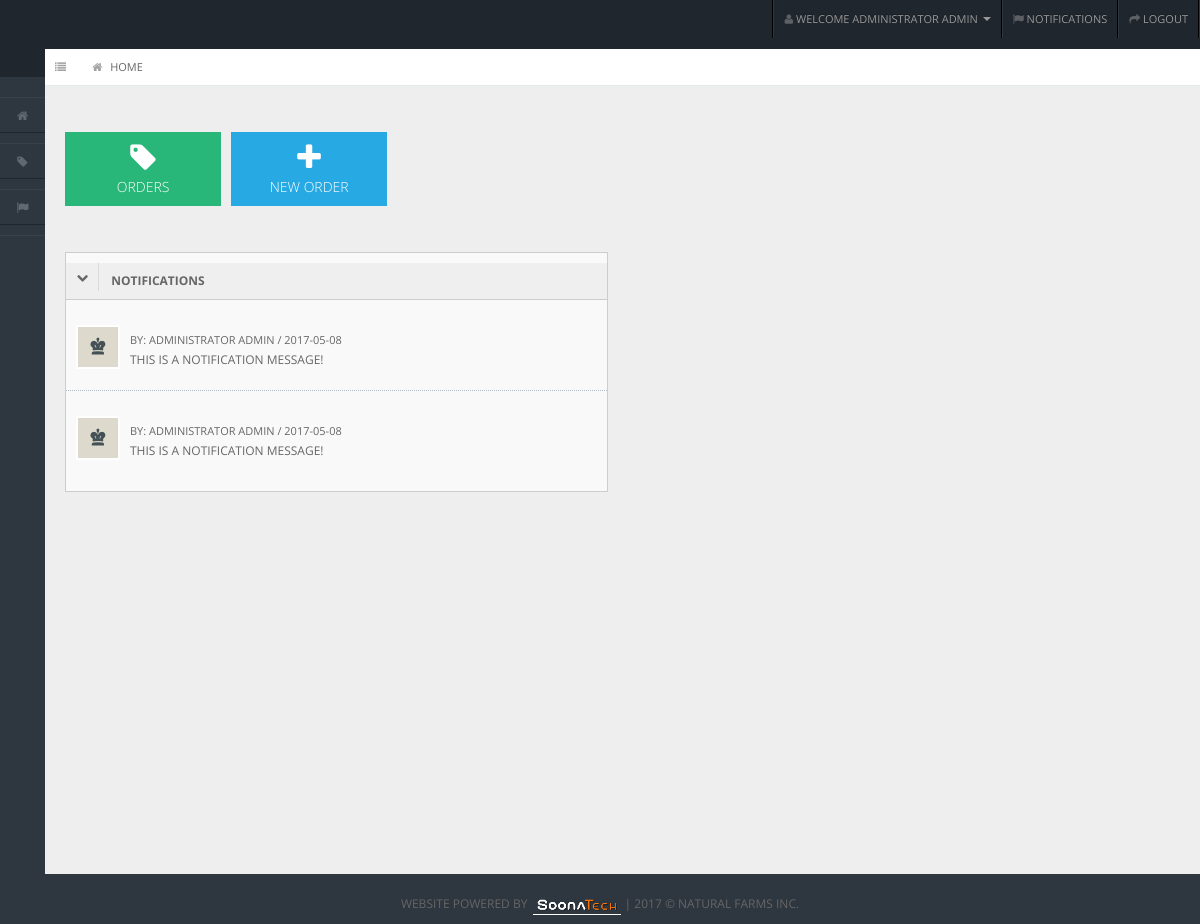
/ (signed in), run on the app's committed database.
### tables this page shows
CREATE TABLE `notifications` (
  `id` int(11) NOT NULL,
  `userid` mediumint(6) NOT NULL,
  `iscustomer` smallint(1) NOT NULL,
  `date` date NOT NULL,
  `message` text NOT NULL,
  `isread` smallint(1) NOT NULL
);

CREATE TABLE `representative` (
  `id` smallint(5) UNSIGNED NOT NULL,
  `username` varchar(60) NOT NULL,
  `password` varchar(255) NOT NULL,
  `name` varchar(255) NOT NULL,
  `email` varchar(255) NOT NULL,
  `adminflag` tinyint(1) UNSIGNED DEFAULT '0'
);

### index.php (the view, shortened to what this page needs)
<?php
include 'inc/header.php';
?>
<?php
include 'inc/menu.php';
?>
<div id="content">
  <div id="content-header">
    <div id="breadcrumb"> <a href="index.php" title="Go to Home" class="tip-bottom"><i class="icon-home"></i> Home</a></div>
  </div>
  <div class="container-fluid">
    <div class="quick-actions_homepage">
      <ul class="quick-actions">
        <li class="bg_lg"> <a href="orders.php"> <i class="icon-tag"></i> Orders</a> </li>
        <?php if ($supplier_flag !== '1' && $delivery_flag !== '1'){?>
        <li class="bg_lb"> <a href="order/start.php?lang=en" target="_blank"> <i class="icon-plus"></i> New Order </a> </li>
        <?php }?>
      </ul>
    </div>
<?php if ($supplier_flag !== '1' && $delivery_flag !== '1'){?>
    <div class="row-fluid">
      <div class="span6">
    	<div class="widget-box">
          <div class="widget-title bg_ly" data-toggle="collapse" href="#collapseG2"><span class="icon"><i class="icon-chevron-down"></i></span>
            <h5>Notifications</h5>
          </div>
          <div class="widget-content nopadding collapse in" id="collapseG2">
            <ul class="recent-posts">
            <?php
				$sql = "SELECT * FROM notifications ORDER BY date DESC LIMIT 3";
				$result = $conn->query($sql);
				while ($row = $result->fetch_assoc())
				{
					$name = "";
					$date = $row['date'];
					$message = $row['message'];
					if ($row['iscustomer'] == "1")
					{
						$sql2 = "SELECT * FROM customer WHERE id=".$row['userid']." LIMIT 1";
						$result2 = $conn->query($sql2);
						$row2 = $result2->fetch_assoc();
						$name = "$row2[firstname] $row2[lastname]";
					}
					else {
						$sql2 = "SELECT * FROM representative WHERE id=".$row['userid']." LIMIT 1";
						$result2 = $conn->query($sql2);
						$row2 = $result2->fetch_assoc();
						$name = "$row2[name]";
					}
					?>
					<li>
	                	<div class="user-thumb"> <img width="40" height="40" alt="User" src="img/demo/av1.jpg"> </div>
	                	<div class="article-post"> <span class="user-info"> By: <?= $name ?> / <?= $date ?> </span>
	                  	<p><a href="#"><?= $message ?></a> </p>
	                	</div>
	              	</li>
					<?php
				}
			?>
            </ul>
          </div>
    </div>
    </div>
    </div>
 <?php }?>
  </div>
</div>
<?php
include 'inc/footer.php';
?>

### demo/css/style.css (style rules this page uses)
div { margin: 10px 0; }
img { width: 100%; }
li { margin-bottom: 10px; }
a:-webkit-any-link { text-decoration: none; }

### css/custom.css (style rules this page uses)
.expand-content { margin-left: 45px !important; }

### css/matrix-style.css (style rules this page uses)
a { color:#666; }
.bg_lb { background:#27a9e3; }
.bg_lg { background:#28b779; }
.bg_ly { background:#ffb848; }
#content { background: none repeat scroll 0 0 #eeeeee; margin-left: 220px; margin-right: 0; padding-bottom: 25px; position: relative; min-height:100%; width: auto; }
#content-header { position: abslute; width: 100%; margin-top: -38px; z-index: 20; }
#breadcrumb { background-color: #fff; border-bottom: 1px solid #e3ebed; }
#breadcrumb a { padding: 8px 20px 8px 10px; display: inline-block; background-image: url('../img/breadcrumb.png'); background-position: center right; background-repeat: no-repeat; font-size: 11px; color: #666666; }
#breadcrumb a:last-child { background-image:none; }
#breadcrumb a i { margin-right: 5px; opacity: .6; }
.quick-actions_homepage { width:100%; text-align:center; position:relative; float:left; margin-top:10px; }
.stat-boxes, .quick-actions, .quick-actions-horizontal, .stats-plain { display: block; list-style: none outside none; margin: 15px 0; text-align: center; }
.quick-actions_homepage .quick-actions li { position:relative; }
.stat-boxes li, .quick-actions li, .quick-actions-horizontal li { float: left; line-height: 18px; margin: 0 10px 10px 0px; padding: 0 10px; }
.quick-actions li { min-width:14%; min-height:70px; }
.quick-actions li, .quick-actions-horizontal li { padding: 0; }
.quick-actions li a { padding:10px 30px; }
.quick-actions li a, .quick-actions-horizontal li a { display: block; color: #fff; font-size:14px; font-weight:lighter; }
.quick-actions li a i[class^="icon-"], .quick-actions li a i[class*=" icon-"] { font-size:30px; display: block; margin: 0 auto 5px; }
.widget-box { background: none repeat scroll 0 0 #F9F9F9; border-left: 1px solid #CDCDCD; border-top: 1px solid #CDCDCD; border-right: 1px solid #CDCDCD; clear: both; margin-top: 16px; margin-bottom: 16px; position: relative; }
.widget-title, .modal-header, .table th, div.dataTables_wrapper .ui-widget-header { background:#efefef; border-bottom: 1px solid #CDCDCD; height: 36px; }
.widget-title span.icon { padding: 9px 10px 7px 11px; float: left; border-right:1px solid #dadada; }
.widget-title h5 { color: #666; float: left; font-size: 12px; font-weight: bold; padding: 12px; line-height: 12px; margin: 0; }
.widget-content { padding:15px; border-bottom: 1px solid #cdcdcd; }
.recent-posts, .recent-comments, .recent-users { margin: 0; padding: 0; }
.recent-posts li, .recent-comments li, .article-post li, .recent-users li { border-bottom: 1px dotted #AEBDC8; list-style: none outside none; padding: 10px; }
.recent-posts li:last-child, .recent-comments li:last-child, .recent-users li:last-child { border-bottom: none !important; }
.user-thumb { background: none repeat scroll 0 0 #FFFFFF; float: left; height: 40px; margin-right: 10px; margin-top: 5px; padding: 2px; width: 40px; }
.user-info { color: #666666; font-size: 11px; }
.nopadding { padding: 0 !important; }

### data on the page
notifications: representative.name "ADMINISTRATOR ADMIN", date "2017-05-08", message "THIS IS A NOTIFICATION MESSAGE!"
notifications: representative.name "ADMINISTRATOR ADMIN", date "2017-05-08", message "THIS IS A NOTIFICATION MESSAGE!"

### other printed values
gettext("Welcome") "WELCOME"
$user_name "ADMINISTRATOR ADMIN"
gettext("Logout") "LOGOUT"
